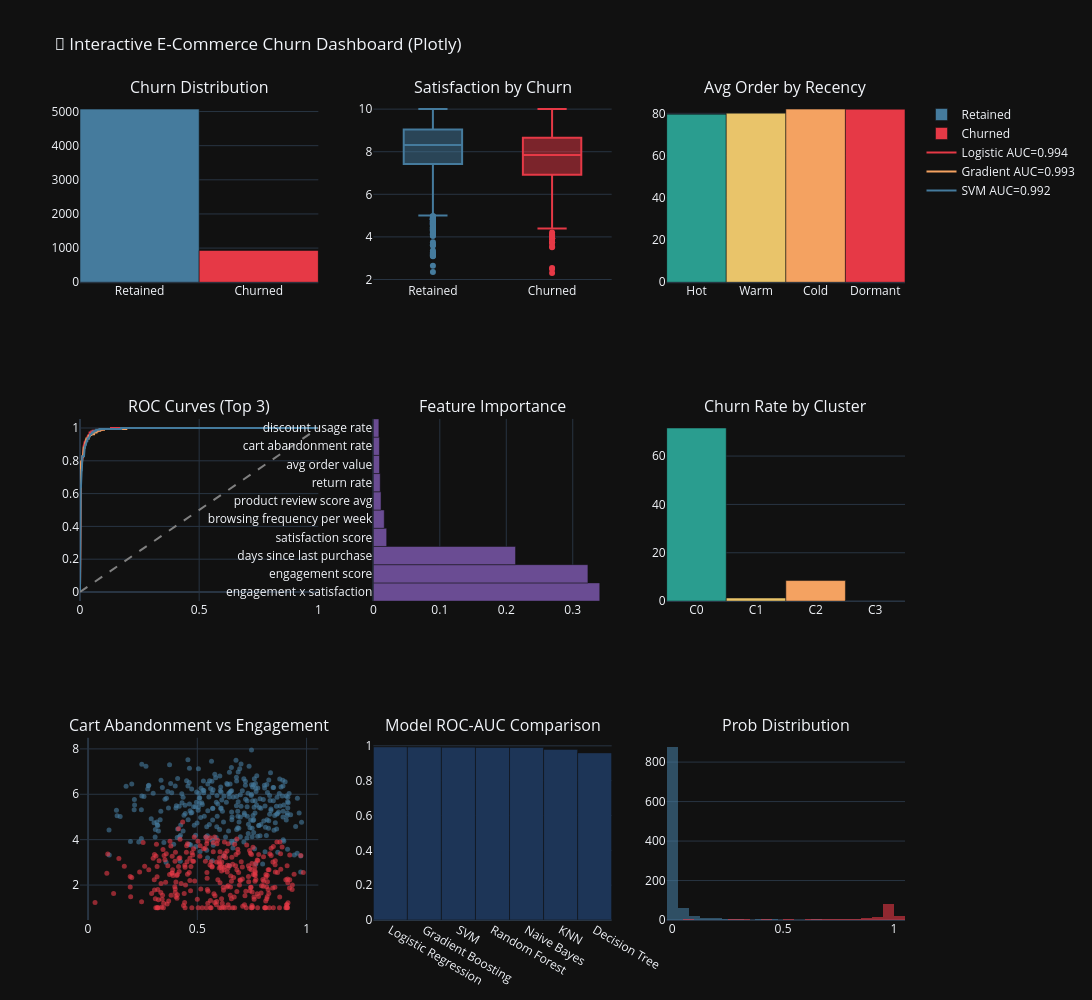

The code cell stored with this chart in its notebook:
### Markdown cell above
## 29. Plotly Interactive Dashboard (if available)

### Code cell
if PLOTLY:
    fig_px = make_subplots(
        rows=3, cols=3,
        subplot_titles=[
            'Churn Distribution','Satisfaction by Churn','Avg Order by Recency',
            'ROC Curves (Top 3)','Feature Importance','Churn Rate by Cluster',
            'Cart Abandonment vs Engagement','Model ROC-AUC Comparison','Prob Distribution'
        ],
        specs=[[{'type':'bar'},{'type':'box'},{'type':'bar'}],
               [{'type':'scatter'},{'type':'bar'},{'type':'bar'}],
               [{'type':'scatter'},{'type':'bar'},{'type':'histogram'}]]
    )
    for flag, label, color in [(0,'Retained','#457B9D'),(1,'Churned','#E63946')]:
        cnt = (df['churn_flag']==flag).sum()
        fig_px.add_trace(go.Bar(name=label, x=[label], y=[cnt],
                                 marker_color=color, showlegend=True), row=1, col=1)
    for flag, label, color in [(0,'Retained','#457B9D'),(1,'Churned','#E63946')]:
        fig_px.add_trace(go.Box(
            y=df[df['churn_flag']==flag]['satisfaction_score'],
            name=label, marker_color=color, showlegend=False
        ), row=1, col=2)

    rec_avg = df.groupby('recency_bucket')['avg_order_value'].mean()
    fig_px.add_trace(go.Bar(x=rec_avg.index.astype(str), y=rec_avg.values,
                             marker_color=['#2A9D8F','#E9C46A','#F4A261','#E63946'],
                             showlegend=False), row=1, col=3)
    for (name, res), color in zip(top3, ['#E63946','#F4A261','#457B9D']):
        fpr, tpr, _ = roc_curve(y_test, res['y_prob'])
        fig_px.add_trace(go.Scatter(
            x=fpr, y=tpr, mode='lines',
            name=f"{name.split()[0]} AUC={res['roc_auc']:.3f}",
            line=dict(color=color, width=2), showlegend=True
        ), row=2, col=1)
    fig_px.add_trace(go.Scatter(x=[0,1],y=[0,1],mode='lines',
                                 line=dict(dash='dash',color='grey'),
                                 showlegend=False), row=2, col=1)

    fi_sorted = sorted(zip(feature_cols, rf_clf.feature_importances_),
                       key=lambda x: x[1], reverse=True)[:10]
    fi_n, fi_v = zip(*fi_sorted)
    fig_px.add_trace(go.Bar(
        x=fi_v, y=[n.replace('_',' ') for n in fi_n],
        orientation='h', marker_color='#6A4C93', showlegend=False
    ), row=2, col=2)

    cl_c = df.groupby('cluster')['churn_flag'].mean() * 100
    fig_px.add_trace(go.Bar(
        x=[f'C{i}' for i in cl_c.index], y=cl_c.values,
        marker_color=['#2A9D8F','#E9C46A','#F4A261','#E63946'],
        showlegend=False
    ), row=2, col=3)

    for flag, label, color in [(0,'Retained','#457B9D'),(1,'Churned','#E63946')]:
        sub = df[df['churn_flag']==flag].sample(300, random_state=42)
        fig_px.add_trace(go.Scatter(
            x=sub['cart_abandonment_rate'], y=sub['engagement_score'],
            mode='markers', name=label, marker=dict(color=color, size=5, opacity=0.6),
            showlegend=False
        ), row=3, col=1)

    fig_px.add_trace(go.Bar(
        x=[n for n,_ in auc_s], y=[v for _,v in auc_s],
        marker_color='#1D3557', showlegend=False
    ), row=3, col=2)

    for flag, label, color in [(0,'Retained','#457B9D'),(1,'Churned','#E63946')]:
        mask = y_test == flag
        fig_px.add_trace(go.Histogram(
            x=best_probs[mask], name=label, nbinsx=40,
            marker_color=color, opacity=0.6, showlegend=False
        ), row=3, col=3)

    fig_px.update_layout(
        height=1000, width=1400,
        title_text='🛒 Interactive E-Commerce Churn Dashboard (Plotly)',
        template='plotly_dark',
        barmode='overlay'
    )
    fig_px.show()
else:
    print('Plotly not available. Install with: pip install plotly')

### Figure 1 — Plotly figure (JSON) as saved in the notebook; plotly's stock layout.template omitted (floating-point values rounded to 4 significant figures; data arrays with more than 128 entries replaced by an {"elided": "..."} marker saying what was removed)
{"data": [{"marker": {"color": "#457B9D"}, "name": "Retained", "showlegend": true, "type": "bar", "x": ["Retained"], "xaxis": "x", "y": [5071], "yaxis": "y"}, {"marker": {"color": "#E63946"}, "name": "Churned", "showlegend": true, "type": "bar", "x": ["Churned"], "xaxis": "x", "y": [929], "yaxis": "y"}, {"marker": {"color": "#457B9D"}, "name": "Retained", "showlegend": false, "type": "box", "xaxis": "x2", "y": {"elided": "5071 float values"}, "yaxis": "y2"}, {"marker": {"color": "#E63946"}, "name": "Churned", "showlegend": false, "type": "box", "xaxis": "x2", "y": {"elided": "929 float values"}, "yaxis": "y2"}, {"marker": {"color": ["#2A9D8F", "#E9C46A", "#F4A261", "#E63946"]}, "showlegend": false, "type": "bar", "x": ["Hot", "Warm", "Cold", "Dormant"], "xaxis": "x3", "y": [79.57, 80.06, 82.0, 81.95], "yaxis": "y3"}, {"line": {"color": "#E63946", "width": 2}, "mode": "lines", "name": "Logistic AUC=0.994", "showlegend": true, "type": "scatter", "x": [0.0, 0.0, 0.0, 0.0009862, 0.0009862, 0.001972, 0.001972, 0.002959, 0.002959, 0.004931, 0.004931, 0.005917, 0.005917, 0.00789, 0.00789, 0.008876, 0.008876, 0.009862, 0.009862, 0.01085, 0.01085, 0.01282, 0.01282, 0.01381, 0.01381, 0.01479, 0.01479, 0.01578, 0.01578, 0.01677, 0.01677, 0.01874, 0.01874, 0.01972, 0.01972, 0.02071, 0.02071, 0.02367, 0.02367, 0.0286, 0.0286, 0.03057, 0.03057, 0.03156, 0.03156, 0.03254, 0.03254, 0.0355, 0.0355, 0.03945, 0.03945, 0.04043, 0.04043, 0.04734, 0.04734, 0.05325, 0.05325, 0.07791, 0.07791, 0.0927, 0.0927, 0.1302, 0.1302, 1.0], "xaxis": "x4", "y": [0.0, 0.01613, 0.6989, 0.6989, 0.7043, 0.7043, 0.7473, 0.7473, 0.7634, 0.7634, 0.7849, 0.7849, 0.7903, 0.7903, 0.8011, 0.8011, 0.8065, 0.8065, 0.8172, 0.8172, 0.8226, 0.8226, 0.8333, 0.8333, 0.8387, 0.8387, 0.8602, 0.8602, 0.8925, 0.8925, 0.8978, 0.8978, 0.9086, 0.9086, 0.914, 0.914, 0.9194, 0.9194, 0.9247, 0.9247, 0.9355, 0.9355, 0.9409, 0.9409, 0.9462, 0.9462, 0.9516, 0.9516, 0.957, 0.957, 0.9677, 0.9677, 0.9731, 0.9731, 0.9785, 0.9785, 0.9839, 0.9839, 0.9892, 0.9892, 0.9946, 0.9946, 1.0, 1.0], "yaxis": "y4"}, {"line": {"color": "#F4A261", "width": 2}, "mode": "lines", "name": "Gradient AUC=0.993", "showlegend": true, "type": "scatter", "x": {"elided": "151 float values"}, "xaxis": "x4", "y": {"elided": "151 float values"}, "yaxis": "y4"}, {"line": {"color": "#457B9D", "width": 2}, "mode": "lines", "name": "SVM AUC=0.992", "showlegend": true, "type": "scatter", "x": [0.0, 0.0, 0.0, 0.0009862, 0.0009862, 0.001972, 0.001972, 0.002959, 0.002959, 0.003945, 0.003945, 0.004931, 0.004931, 0.005917, 0.005917, 0.006903, 0.006903, 0.00789, 0.00789, 0.008876, 0.008876, 0.009862, 0.009862, 0.01677, 0.01677, 0.01775, 0.01775, 0.01874, 0.01874, 0.01972, 0.01972, 0.02071, 0.02071, 0.02268, 0.02268, 0.02465, 0.02465, 0.02564, 0.02564, 0.02663, 0.02663, 0.02761, 0.02761, 0.03057, 0.03057, 0.03156, 0.03156, 0.03649, 0.03649, 0.03945, 0.03945, 0.04043, 0.04043, 0.04241, 0.04241, 0.04832, 0.04832, 0.0503, 0.0503, 0.05621, 0.05621, 0.06114, 0.06114, 0.06805, 0.06805, 0.08185, 0.08185, 0.1726, 0.1726, 1.0], "xaxis": "x4", "y": [0.0, 0.005376, 0.5806, 0.5806, 0.586, 0.586, 0.6022, 0.6022, 0.6398, 0.6398, 0.6452, 0.6452, 0.6828, 0.6828, 0.7312, 0.7312, 0.7419, 0.7419, 0.7634, 0.7634, 0.7742, 0.7742, 0.828, 0.828, 0.8387, 0.8387, 0.8548, 0.871, 0.8763, 0.8763, 0.8817, 0.8817, 0.8925, 0.8925, 0.8978, 0.8978, 0.9032, 0.9032, 0.9086, 0.9086, 0.914, 0.914, 0.9194, 0.9194, 0.9301, 0.9301, 0.9355, 0.9355, 0.9409, 0.9409, 0.9462, 0.9462, 0.957, 0.957, 0.9624, 0.9624, 0.9677, 0.9677, 0.9731, 0.9731, 0.9785, 0.9785, 0.9839, 0.9839, 0.9892, 0.9892, 0.9946, 0.9946, 1.0, 1.0], "yaxis": "y4"}, {"line": {"color": "grey", "dash": "dash"}, "mode": "lines", "showlegend": false, "type": "scatter", "x": [0, 1], "xaxis": "x4", "y": [0, 1], "yaxis": "y4"}, {"marker": {"color": "#6A4C93"}, "orientation": "h", "showlegend": false, "type": "bar", "x": [0.3406, 0.3228, 0.2139, 0.02008, 0.01641, 0.0116, 0.01035, 0.009303, 0.009156, 0.008361], "xaxis": "x5", "y": ["engagement x satisfaction", "engagement score", "days since last purchase", "satisfaction score", "browsing frequency per week", "product review score avg", "return rate", "avg order value", "cart abandonment rate", "discount usage rate"], "yaxis": "y5"}, {"marker": {"color": ["#2A9D8F", "#E9C46A", "#F4A261", "#E63946"]}, "showlegend": false, "type": "bar", "x": ["C0", "C1", "C2", "C3"], "xaxis": "x6", "y": [71.61, 1.283, 8.508, 0.08482], "yaxis": "y6"}, {"marker": {"color": "#457B9D", "opacity": 0.6, "size": 5}, "mode": "markers", "name": "Retained", "showlegend": false, "type": "scatter", "x": {"elided": "300 float values"}, "xaxis": "x7", "y": {"elided": "300 float values"}, "yaxis": "y7"}, {"marker": {"color": "#E63946", "opacity": 0.6, "size": 5}, "mode": "markers", "name": "Churned", "showlegend": false, "type": "scatter", "x": {"elided": "300 float values"}, "xaxis": "x7", "y": {"elided": "300 float values"}, "yaxis": "y7"}, {"marker": {"color": "#1D3557"}, "showlegend": false, "type": "bar", "x": ["Logistic Regression", "Gradient Boosting", "SVM", "Random Forest", "Naive Bayes", "KNN", "Decision Tree"], "xaxis": "x8", "y": [0.9939, 0.993, 0.9922, 0.9904, 0.9903, 0.9797, 0.9595], "yaxis": "y8"}, {"marker": {"color": "#457B9D"}, "name": "Retained", "nbinsx": 40, "opacity": 0.6, "showlegend": false, "type": "histogram", "x": {"elided": "1014 float values"}, "xaxis": "x9", "yaxis": "y9"}, {"marker": {"color": "#E63946"}, "name": "Churned", "nbinsx": 40, "opacity": 0.6, "showlegend": false, "type": "histogram", "x": {"elided": "186 float values"}, "xaxis": "x9", "yaxis": "y9"}], "layout": {"annotations": [{"font": {"size": 16}, "showarrow": false, "text": "Churn Distribution", "x": 0.1444, "xanchor": "center", "xref": "paper", "y": 1, "yanchor": "bottom", "yref": "paper"}, {"font": {"size": 16}, "showarrow": false, "text": "Satisfaction by Churn", "x": 0.5, "xanchor": "center", "xref": "paper", "y": 1, "yanchor": "bottom", "yref": "paper"}, {"font": {"size": 16}, "showarrow": false, "text": "Avg Order by Recency", "x": 0.8556, "xanchor": "center", "xref": "paper", "y": 1, "yanchor": "bottom", "yref": "paper"}, {"font": {"size": 16}, "showarrow": false, "text": "ROC Curves (Top 3)", "x": 0.1444, "xanchor": "center", "xref": "paper", "y": 0.6111, "yanchor": "bottom", "yref": "paper"}, {"font": {"size": 16}, "showarrow": false, "text": "Feature Importance", "x": 0.5, "xanchor": "center", "xref": "paper", "y": 0.6111, "yanchor": "bottom", "yref": "paper"}, {"font": {"size": 16}, "showarrow": false, "text": "Churn Rate by Cluster", "x": 0.8556, "xanchor": "center", "xref": "paper", "y": 0.6111, "yanchor": "bottom", "yref": "paper"}, {"font": {"size": 16}, "showarrow": false, "text": "Cart Abandonment vs Engagement", "x": 0.1444, "xanchor": "center", "xref": "paper", "y": 0.2222, "yanchor": "bottom", "yref": "paper"}, {"font": {"size": 16}, "showarrow": false, "text": "Model ROC-AUC Comparison", "x": 0.5, "xanchor": "center", "xref": "paper", "y": 0.2222, "yanchor": "bottom", "yref": "paper"}, {"font": {"size": 16}, "showarrow": false, "text": "Prob Distribution", "x": 0.8556, "xanchor": "center", "xref": "paper", "y": 0.2222, "yanchor": "bottom", "yref": "paper"}], "barmode": "overlay", "height": 1000, "title": {"text": "🛒 Interactive E-Commerce Churn Dashboard (Plotly)"}, "width": 1400, "xaxis": {"anchor": "y", "domain": [0, 0.2889]}, "xaxis2": {"anchor": "y2", "domain": [0.3556, 0.6444]}, "xaxis3": {"anchor": "y3", "domain": [0.7111, 1]}, "xaxis4": {"anchor": "y4", "domain": [0, 0.2889]}, "xaxis5": {"anchor": "y5", "domain": [0.3556, 0.6444]}, "xaxis6": {"anchor": "y6", "domain": [0.7111, 1]}, "xaxis7": {"anchor": "y7", "domain": [0, 0.2889]}, "xaxis8": {"anchor": "y8", "domain": [0.3556, 0.6444]}, "xaxis9": {"anchor": "y9", "domain": [0.7111, 1]}, "yaxis": {"anchor": "x", "domain": [0.7778, 1]}, "yaxis2": {"anchor": "x2", "domain": [0.7778, 1]}, "yaxis3": {"anchor": "x3", "domain": [0.7778, 1]}, "yaxis4": {"anchor": "x4", "domain": [0.3889, 0.6111]}, "yaxis5": {"anchor": "x5", "domain": [0.3889, 0.6111]}, "yaxis6": {"anchor": "x6", "domain": [0.3889, 0.6111]}, "yaxis7": {"anchor": "x7", "domain": [0, 0.2222]}, "yaxis8": {"anchor": "x8", "domain": [0, 0.2222]}, "yaxis9": {"anchor": "x9", "domain": [0, 0.2222]}}}
